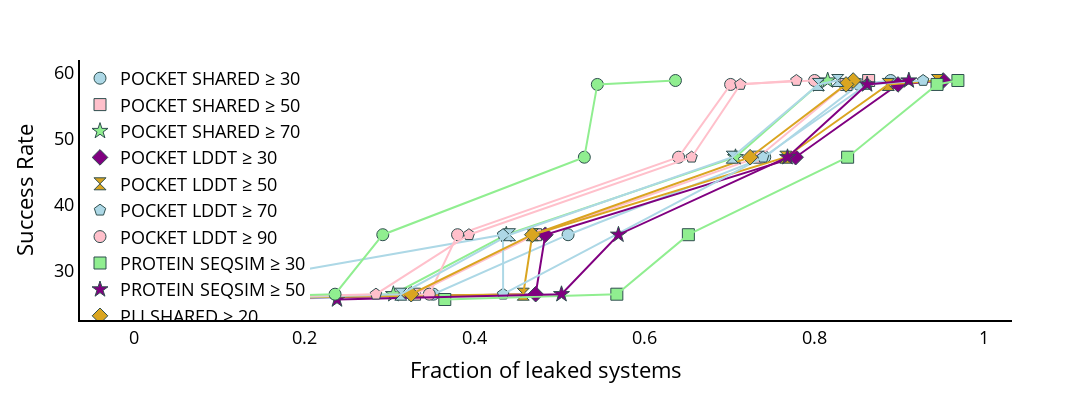

Notebook source saved alongside this figure:
### Markdown cell above
#### All metric leakage plot

### Code cell
performance_vs_leakage_df = perf.merge(leakage_df, on=['Split','Test_tag', 'Quality'])
plot_diffdock_performance_vs_leakage(performance_vs_leakage_df, exclude_tanimoto=True,  plot_dimension=(400, 1200))

### Figure 1 — Plotly figure (JSON) as saved in the notebook; plotly's stock layout.template omitted (floating-point values rounded to 4 significant figures)
{"data": [{"hovertemplate": "Metric=POCKET SHARED ≥ 30<br>Leakage=%{x}<br>SR-10-mean=%{y}<extra></extra>", "legendgroup": "POCKET SHARED ≥ 30", "marker": {"color": "lightblue", "line": {"color": "DarkSlateGrey", "width": 1}, "size": 12, "symbol": "circle"}, "mode": "markers", "name": "POCKET SHARED ≥ 30", "orientation": "v", "showlegend": true, "type": "scatter", "x": [0.1609, 0.89, 0.352, 0.5105, 0.8528, 0.7419], "xaxis": "x", "y": [25.67, 58.75, 26.47, 35.46, 58.16, 47.17], "yaxis": "y"}, {"hovertemplate": "<b>LOWESS trendline</b><br><br>Metric=POCKET SHARED ≥ 30<br>Leakage=%{x}<br>SR-10-mean=%{y} <b>(trend)</b><extra></extra>", "legendgroup": "POCKET SHARED ≥ 30", "marker": {"color": "lightblue", "symbol": "circle"}, "mode": "lines", "name": "POCKET SHARED ≥ 30", "showlegend": false, "type": "scatter", "x": [0.1609, 0.352, 0.5105, 0.7419, 0.8528, 0.89], "xaxis": "x", "y": [25.67, 26.47, 35.46, 47.17, 58.16, 58.75], "yaxis": "y"}, {"hovertemplate": "Metric=POCKET SHARED ≥ 50<br>Leakage=%{x}<br>SR-10-mean=%{y}<extra></extra>", "legendgroup": "POCKET SHARED ≥ 50", "marker": {"color": "pink", "line": {"color": "DarkSlateGrey", "width": 1}, "size": 12, "symbol": "square"}, "mode": "markers", "name": "POCKET SHARED ≥ 50", "orientation": "v", "showlegend": true, "type": "scatter", "x": [0.08984, 0.8641, 0.3299, 0.4723, 0.8375, 0.7342], "xaxis": "x", "y": [25.67, 58.75, 26.47, 35.46, 58.16, 47.17], "yaxis": "y"}, {"hovertemplate": "<b>LOWESS trendline</b><br><br>Metric=POCKET SHARED ≥ 50<br>Leakage=%{x}<br>SR-10-mean=%{y} <b>(trend)</b><extra></extra>", "legendgroup": "POCKET SHARED ≥ 50", "marker": {"color": "pink", "symbol": "square"}, "mode": "lines", "name": "POCKET SHARED ≥ 50", "showlegend": false, "type": "scatter", "x": [0.08984, 0.3299, 0.4723, 0.7342, 0.8375, 0.8641], "xaxis": "x", "y": [25.67, 26.47, 35.46, 47.17, 58.16, 58.75], "yaxis": "y"}, {"hovertemplate": "Metric=POCKET SHARED ≥ 70<br>Leakage=%{x}<br>SR-10-mean=%{y}<extra></extra>", "legendgroup": "POCKET SHARED ≥ 70", "marker": {"color": "lightgreen", "line": {"color": "DarkSlateGrey", "width": 1}, "size": 12, "symbol": "star"}, "mode": "markers", "name": "POCKET SHARED ≥ 70", "orientation": "v", "showlegend": true, "type": "scatter", "x": [0.04747, 0.8159, 0.3051, 0.4379, 0.805, 0.7075], "xaxis": "x", "y": [25.67, 58.75, 26.47, 35.46, 58.16, 47.17], "yaxis": "y"}, {"hovertemplate": "<b>LOWESS trendline</b><br><br>Metric=POCKET SHARED ≥ 70<br>Leakage=%{x}<br>SR-10-mean=%{y} <b>(trend)</b><extra></extra>", "legendgroup": "POCKET SHARED ≥ 70", "marker": {"color": "lightgreen", "symbol": "star"}, "mode": "lines", "name": "POCKET SHARED ≥ 70", "showlegend": false, "type": "scatter", "x": [0.04747, 0.3051, 0.4379, 0.7075, 0.805, 0.8159], "xaxis": "x", "y": [25.67, 26.47, 35.46, 47.17, 58.16, 58.75], "yaxis": "y"}, {"hovertemplate": "Metric=POCKET LDDT ≥ 30<br>Leakage=%{x}<br>SR-10-mean=%{y}<extra></extra>", "legendgroup": "POCKET LDDT ≥ 30", "marker": {"color": "purple", "line": {"color": "DarkSlateGrey", "width": 1}, "size": 12, "symbol": "diamond"}, "mode": "markers", "name": "POCKET LDDT ≥ 30", "orientation": "v", "showlegend": true, "type": "scatter", "x": [0.03111, 0.9518, 0.4724, 0.4837, 0.8987, 0.7782], "xaxis": "x", "y": [25.67, 58.75, 26.47, 35.46, 58.16, 47.17], "yaxis": "y"}, {"hovertemplate": "<b>LOWESS trendline</b><br><br>Metric=POCKET LDDT ≥ 30<br>Leakage=%{x}<br>SR-10-mean=%{y} <b>(trend)</b><extra></extra>", "legendgroup": "POCKET LDDT ≥ 30", "marker": {"color": "purple", "symbol": "diamond"}, "mode": "lines", "name": "POCKET LDDT ≥ 30", "showlegend": false, "type": "scatter", "x": [0.03111, 0.4724, 0.4837, 0.7782, 0.8987, 0.9518], "xaxis": "x", "y": [25.67, 26.47, 35.46, 47.17, 58.16, 58.75], "yaxis": "y"}, {"hovertemplate": "Metric=POCKET LDDT ≥ 50<br>Leakage=%{x}<br>SR-10-mean=%{y}<extra></extra>", "legendgroup": "POCKET LDDT ≥ 50", "marker": {"color": "goldenrod", "line": {"color": "DarkSlateGrey", "width": 1}, "size": 12, "symbol": "hourglass"}, "mode": "markers", "name": "POCKET LDDT ≥ 50", "orientation": "v", "showlegend": true, "type": "scatter", "x": [0, 0.945, 0.4578, 0.4685, 0.8872, 0.7667], "xaxis": "x", "y": [25.67, 58.75, 26.47, 35.46, 58.16, 47.17], "yaxis": "y"}, {"hovertemplate": "<b>LOWESS trendline</b><br><br>Metric=POCKET LDDT ≥ 50<br>Leakage=%{x}<br>SR-10-mean=%{y} <b>(trend)</b><extra></extra>", "legendgroup": "POCKET LDDT ≥ 50", "marker": {"color": "goldenrod", "symbol": "hourglass"}, "mode": "lines", "name": "POCKET LDDT ≥ 50", "showlegend": false, "type": "scatter", "x": [0, 0.4578, 0.4685, 0.7667, 0.8872, 0.945], "xaxis": "x", "y": [25.67, 26.47, 35.46, 47.17, 58.16, 58.75], "yaxis": "y"}, {"hovertemplate": "Metric=POCKET LDDT ≥ 70<br>Leakage=%{x}<br>SR-10-mean=%{y}<extra></extra>", "legendgroup": "POCKET LDDT ≥ 70", "marker": {"color": "lightblue", "line": {"color": "DarkSlateGrey", "width": 1}, "size": 12, "symbol": "pentagon"}, "mode": "markers", "name": "POCKET LDDT ≥ 70", "orientation": "v", "showlegend": true, "type": "scatter", "x": [0, 0.9282, 0.4341, 0.434, 0.8623, 0.74], "xaxis": "x", "y": [25.67, 58.75, 26.47, 35.46, 58.16, 47.17], "yaxis": "y"}, {"hovertemplate": "<b>LOWESS trendline</b><br><br>Metric=POCKET LDDT ≥ 70<br>Leakage=%{x}<br>SR-10-mean=%{y} <b>(trend)</b><extra></extra>", "legendgroup": "POCKET LDDT ≥ 70", "marker": {"color": "lightblue", "symbol": "pentagon"}, "mode": "lines", "name": "POCKET LDDT ≥ 70", "showlegend": false, "type": "scatter", "x": [0, 0.434, 0.4341, 0.74, 0.8623, 0.9282], "xaxis": "x", "y": [25.67, 35.46, 26.47, 47.17, 58.16, 58.75], "yaxis": "y"}, {"hovertemplate": "Metric=POCKET LDDT ≥ 90<br>Leakage=%{x}<br>SR-10-mean=%{y}<extra></extra>", "legendgroup": "POCKET LDDT ≥ 90", "marker": {"color": "pink", "line": {"color": "DarkSlateGrey", "width": 1}, "size": 12, "symbol": "circle"}, "mode": "markers", "name": "POCKET LDDT ≥ 90", "orientation": "v", "showlegend": true, "type": "scatter", "x": [0, 0.8005, 0.3473, 0.3805, 0.7017, 0.6405], "xaxis": "x", "y": [25.67, 58.75, 26.47, 35.46, 58.16, 47.17], "yaxis": "y"}, {"hovertemplate": "<b>LOWESS trendline</b><br><br>Metric=POCKET LDDT ≥ 90<br>Leakage=%{x}<br>SR-10-mean=%{y} <b>(trend)</b><extra></extra>", "legendgroup": "POCKET LDDT ≥ 90", "marker": {"color": "pink", "symbol": "circle"}, "mode": "lines", "name": "POCKET LDDT ≥ 90", "showlegend": false, "type": "scatter", "x": [0, 0.3473, 0.3805, 0.6405, 0.7017, 0.8005], "xaxis": "x", "y": [25.67, 26.47, 35.46, 47.17, 58.16, 58.75], "yaxis": "y"}, {"hovertemplate": "Metric=PROTEIN SEQSIM ≥ 30<br>Leakage=%{x}<br>SR-10-mean=%{y}<extra></extra>", "legendgroup": "PROTEIN SEQSIM ≥ 30", "marker": {"color": "lightgreen", "line": {"color": "DarkSlateGrey", "width": 1}, "size": 12, "symbol": "square"}, "mode": "markers", "name": "PROTEIN SEQSIM ≥ 30", "orientation": "v", "showlegend": true, "type": "scatter", "x": [0.3655, 0.9691, 0.5679, 0.652, 0.9446, 0.8394], "xaxis": "x", "y": [25.67, 58.75, 26.47, 35.46, 58.16, 47.17], "yaxis": "y"}, {"hovertemplate": "<b>LOWESS trendline</b><br><br>Metric=PROTEIN SEQSIM ≥ 30<br>Leakage=%{x}<br>SR-10-mean=%{y} <b>(trend)</b><extra></extra>", "legendgroup": "PROTEIN SEQSIM ≥ 30", "marker": {"color": "lightgreen", "symbol": "square"}, "mode": "lines", "name": "PROTEIN SEQSIM ≥ 30", "showlegend": false, "type": "scatter", "x": [0.3655, 0.5679, 0.652, 0.8394, 0.9446, 0.9691], "xaxis": "x", "y": [25.67, 26.47, 35.46, 47.17, 58.16, 58.75], "yaxis": "y"}, {"hovertemplate": "Metric=PROTEIN SEQSIM ≥ 50<br>Leakage=%{x}<br>SR-10-mean=%{y}<extra></extra>", "legendgroup": "PROTEIN SEQSIM ≥ 50", "marker": {"color": "purple", "line": {"color": "DarkSlateGrey", "width": 1}, "size": 12, "symbol": "star"}, "mode": "markers", "name": "PROTEIN SEQSIM ≥ 50", "orientation": "v", "showlegend": true, "type": "scatter", "x": [0.2387, 0.9114, 0.5028, 0.5698, 0.8623, 0.7686], "xaxis": "x", "y": [25.67, 58.75, 26.47, 35.46, 58.16, 47.17], "yaxis": "y"}, {"hovertemplate": "<b>LOWESS trendline</b><br><br>Metric=PROTEIN SEQSIM ≥ 50<br>Leakage=%{x}<br>SR-10-mean=%{y} <b>(trend)</b><extra></extra>", "legendgroup": "PROTEIN SEQSIM ≥ 50", "marker": {"color": "purple", "symbol": "star"}, "mode": "lines", "name": "PROTEIN SEQSIM ≥ 50", "showlegend": false, "type": "scatter", "x": [0.2387, 0.5028, 0.5698, 0.7686, 0.8623, 0.9114], "xaxis": "x", "y": [25.67, 26.47, 35.46, 47.17, 58.16, 58.75], "yaxis": "y"}, {"hovertemplate": "Metric=PLI SHARED ≥ 20<br>Leakage=%{x}<br>SR-10-mean=%{y}<extra></extra>", "legendgroup": "PLI SHARED ≥ 20", "marker": {"color": "goldenrod", "line": {"color": "DarkSlateGrey", "width": 1}, "size": 12, "symbol": "diamond"}, "mode": "markers", "name": "PLI SHARED ≥ 20", "orientation": "v", "showlegend": true, "type": "scatter", "x": [0.1153, 0.8459, 0.326, 0.4685, 0.8375, 0.7247], "xaxis": "x", "y": [25.67, 58.75, 26.47, 35.46, 58.16, 47.17], "yaxis": "y"}, {"hovertemplate": "<b>LOWESS trendline</b><br><br>Metric=PLI SHARED ≥ 20<br>Leakage=%{x}<br>SR-10-mean=%{y} <b>(trend)</b><extra></extra>", "legendgroup": "PLI SHARED ≥ 20", "marker": {"color": "goldenrod", "symbol": "diamond"}, "mode": "lines", "name": "PLI SHARED ≥ 20", "showlegend": false, "type": "scatter", "x": [0.1153, 0.326, 0.4685, 0.7247, 0.8375, 0.8459], "xaxis": "x", "y": [25.67, 26.47, 35.46, 47.17, 58.16, 58.75], "yaxis": "y"}, {"hovertemplate": "Metric=PLI SHARED ≥ 30<br>Leakage=%{x}<br>SR-10-mean=%{y}<extra></extra>", "legendgroup": "PLI SHARED ≥ 30", "marker": {"color": "lightblue", "line": {"color": "DarkSlateGrey", "width": 1}, "size": 12, "symbol": "hourglass"}, "mode": "markers", "name": "PLI SHARED ≥ 30", "orientation": "v", "showlegend": true, "type": "scatter", "x": [0.08608, 0.8277, 0.3137, 0.4417, 0.805, 0.7036], "xaxis": "x", "y": [25.67, 58.75, 26.47, 35.46, 58.16, 47.17], "yaxis": "y"}, {"hovertemplate": "<b>LOWESS trendline</b><br><br>Metric=PLI SHARED ≥ 30<br>Leakage=%{x}<br>SR-10-mean=%{y} <b>(trend)</b><extra></extra>", "legendgroup": "PLI SHARED ≥ 30", "marker": {"color": "lightblue", "symbol": "hourglass"}, "mode": "lines", "name": "PLI SHARED ≥ 30", "showlegend": false, "type": "scatter", "x": [0.08608, 0.3137, 0.4417, 0.7036, 0.805, 0.8277], "xaxis": "x", "y": [25.67, 26.47, 35.46, 47.17, 58.16, 58.75], "yaxis": "y"}, {"hovertemplate": "Metric=PLI SHARED ≥ 50<br>Leakage=%{x}<br>SR-10-mean=%{y}<extra></extra>", "legendgroup": "PLI SHARED ≥ 50", "marker": {"color": "pink", "line": {"color": "DarkSlateGrey", "width": 1}, "size": 12, "symbol": "pentagon"}, "mode": "markers", "name": "PLI SHARED ≥ 50", "orientation": "v", "showlegend": true, "type": "scatter", "x": [0.03969, 0.7791, 0.2845, 0.3939, 0.7132, 0.6558], "xaxis": "x", "y": [25.67, 58.75, 26.47, 35.46, 58.16, 47.17], "yaxis": "y"}, {"hovertemplate": "<b>LOWESS trendline</b><br><br>Metric=PLI SHARED ≥ 50<br>Leakage=%{x}<br>SR-10-mean=%{y} <b>(trend)</b><extra></extra>", "legendgroup": "PLI SHARED ≥ 50", "marker": {"color": "pink", "symbol": "pentagon"}, "mode": "lines", "name": "PLI SHARED ≥ 50", "showlegend": false, "type": "scatter", "x": [0.03969, 0.2845, 0.3939, 0.6558, 0.7132, 0.7791], "xaxis": "x", "y": [25.67, 26.47, 35.46, 47.17, 58.16, 58.75], "yaxis": "y"}, {"hovertemplate": "Metric=PLI SHARED ≥ 70<br>Leakage=%{x}<br>SR-10-mean=%{y}<extra></extra>", "legendgroup": "PLI SHARED ≥ 70", "marker": {"color": "lightgreen", "line": {"color": "DarkSlateGrey", "width": 1}, "size": 12, "symbol": "circle"}, "mode": "markers", "name": "PLI SHARED ≥ 70", "orientation": "v", "showlegend": true, "type": "scatter", "x": [0.01153, 0.6368, 0.2364, 0.2925, 0.5449, 0.5296], "xaxis": "x", "y": [25.67, 58.75, 26.47, 35.46, 58.16, 47.17], "yaxis": "y"}, {"hovertemplate": "<b>LOWESS trendline</b><br><br>Metric=PLI SHARED ≥ 70<br>Leakage=%{x}<br>SR-10-mean=%{y} <b>(trend)</b><extra></extra>", "legendgroup": "PLI SHARED ≥ 70", "marker": {"color": "lightgreen", "symbol": "circle"}, "mode": "lines", "name": "PLI SHARED ≥ 70", "showlegend": false, "type": "scatter", "x": [0.01153, 0.2364, 0.2925, 0.5296, 0.5449, 0.6368], "xaxis": "x", "y": [25.67, 26.47, 35.46, 47.17, 58.16, 58.75], "yaxis": "y"}], "layout": {"font": {"size": 18}, "height": 400, "legend": {"font": {"color": "black", "size": 18}, "title": {}, "tracegroupgap": 0, "traceorder": "normal", "x": 0, "y": 1}, "margin": {"t": 60}, "plot_bgcolor": "rgba(0, 0, 0, 0)", "width": 1200, "xaxis": {"anchor": "y", "color": "black", "domain": [0, 1], "linecolor": "black", "linewidth": 2, "showline": true, "tickfont": {"size": 18}, "title": {"text": "Fraction of leaked systems"}}, "yaxis": {"anchor": "x", "color": "black", "domain": [0, 1], "linecolor": "black", "linewidth": 2, "showline": true, "tickfont": {"size": 18}, "title": {"text": "Success Rate"}}}}
